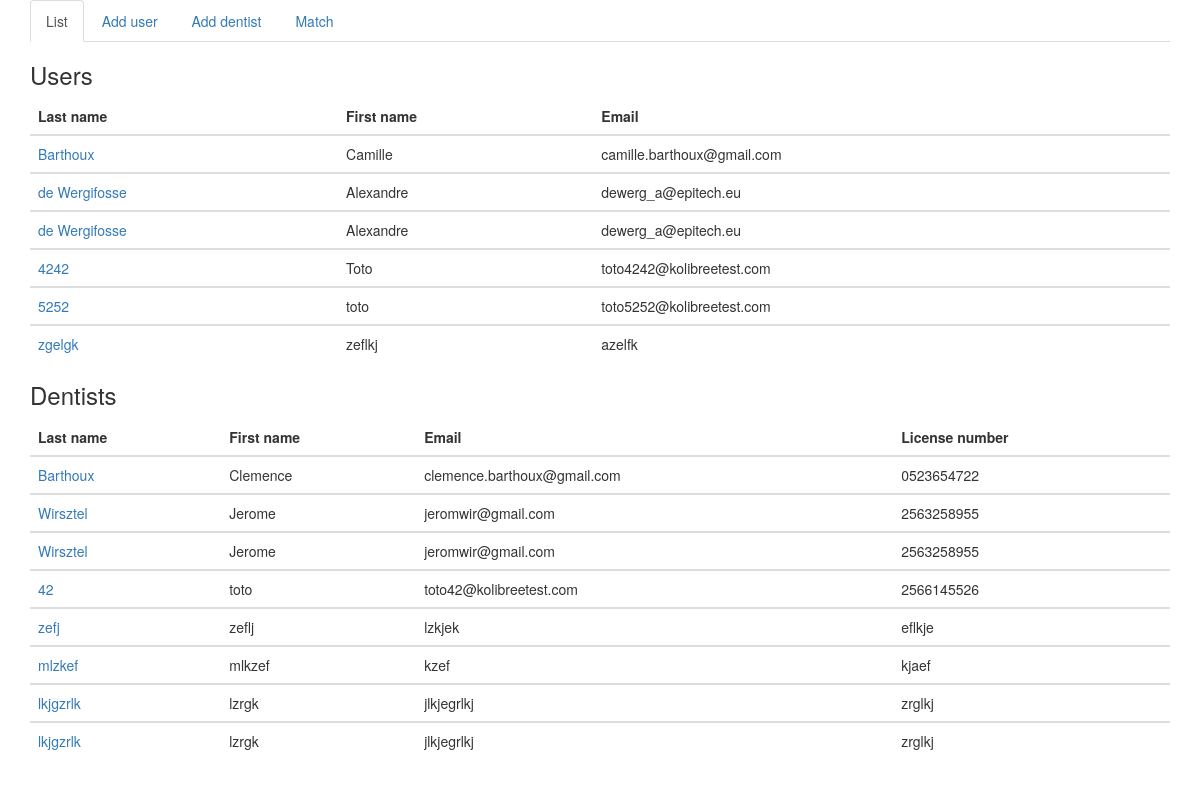
Before: / with the older database file.
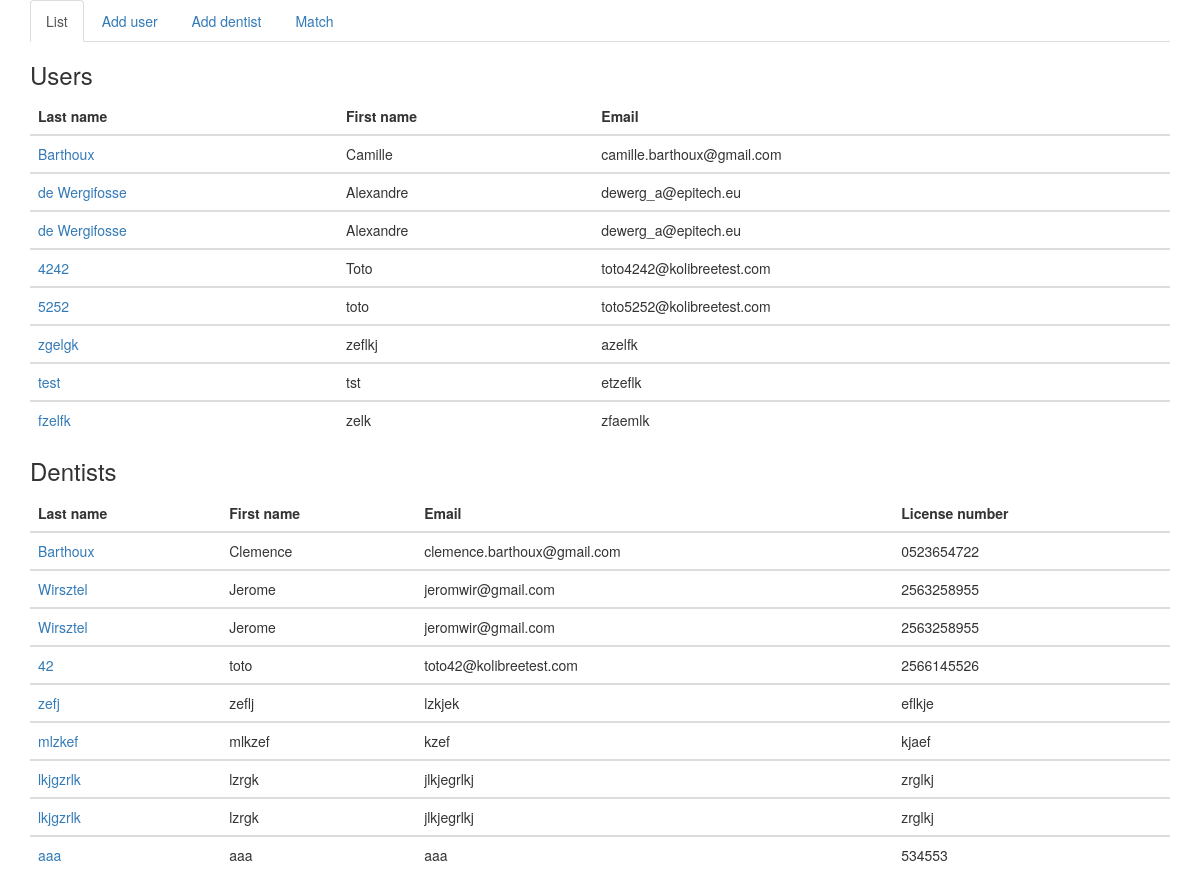
After: the same page with the newer database file.
### dentistsApp/models.py (models this page shows, shortened)
class User(models.Model):
    first_name = models.CharField(max_length=32)
    last_name = models.CharField(max_length=32)
    email = models.CharField(max_length=32)
    dentist = models.ForeignKey(Dentist, null=True)

class Dentist(models.Model):
    first_name = models.CharField(max_length=32)
    last_name = models.CharField(max_length=32)
    email = models.CharField(max_length=32)
    license_number = models.CharField(max_length=64)

### dentistsApp/views.py (the view)
# urls.py: url(r'^$', views.index, name='index'),
def index(request):
    users_list = User.objects.all()
    dentist_list = Dentist.objects.all()
    context = {'users_list': users_list, 'dentists_list': dentist_list}
    return render(request, 'dentistsApp/index.html', context)

### dentistsApp/templates/dentistsApp/index.html (shortened to what this page needs)
<!DOCTYPE html>
<html>
	<head>
		<link rel='stylesheet' href="/static/dentistsApp/css/bootstrap.min.css"/>
  </head>
  <body>
		<div class="container bs-docs-container">
			{% include "dentistsApp/header.html" %}
			<h3>Users</h3>
			{% if users_list %}
	      <table class="table">
	        <thead>
	          <tr>
							<th>Last name</th>
	            <th>First name</th>
	            <th>Email</th>
	          </tr>
	        </thead>
	          <tbody>
							{% for user in users_list %}
	            <tr>
	              <td><a href="user/{{user.id}}">{{ user.last_name }}</a></td>
								<td>{{ user.first_name }}</td>
	              <td>{{ user.email }}</td>
	            </tr>
	          </tbody>
						{% endfor %}
	      </table>
				{% else %}
		    	<p>No users are available.</p>
				{% endif %}
				<h3>Dentists</h3>
				{% if dentists_list %}
		      <table class="table">
		        <thead>
		          <tr>
		            <th>Last name</th>
		            <th>First name</th>
		            <th>Email</th>
								<th>License number</th>
		          </tr>
		        </thead>
		          <tbody>
								{% for dentist in dentists_list %}
		            <tr>
									<td><a href="dentist/{{dentist.id}}">{{ dentist.last_name }}</a></td>
		              <td>{{ dentist.first_name }}</td>
		              <td>{{ dentist.email }}</td>
									<td>{{ dentist.license_number }}</td>
		            </tr>
		          </tbody>
							{% endfor %}
		      </table>
					{% else %}
			    	<p>No dentists are available.</p>
					{% endif %}
		</div>
	</body>
</html>

Changed rows visible on the page:
added User: last_name "test", first_name "tst", email "etzeflk"
added User: last_name "fzelfk", first_name "zelk", email "zfaemlk"
added Dentist: last_name "aaa", first_name "aaa", email "aaa", license_number "534553"
